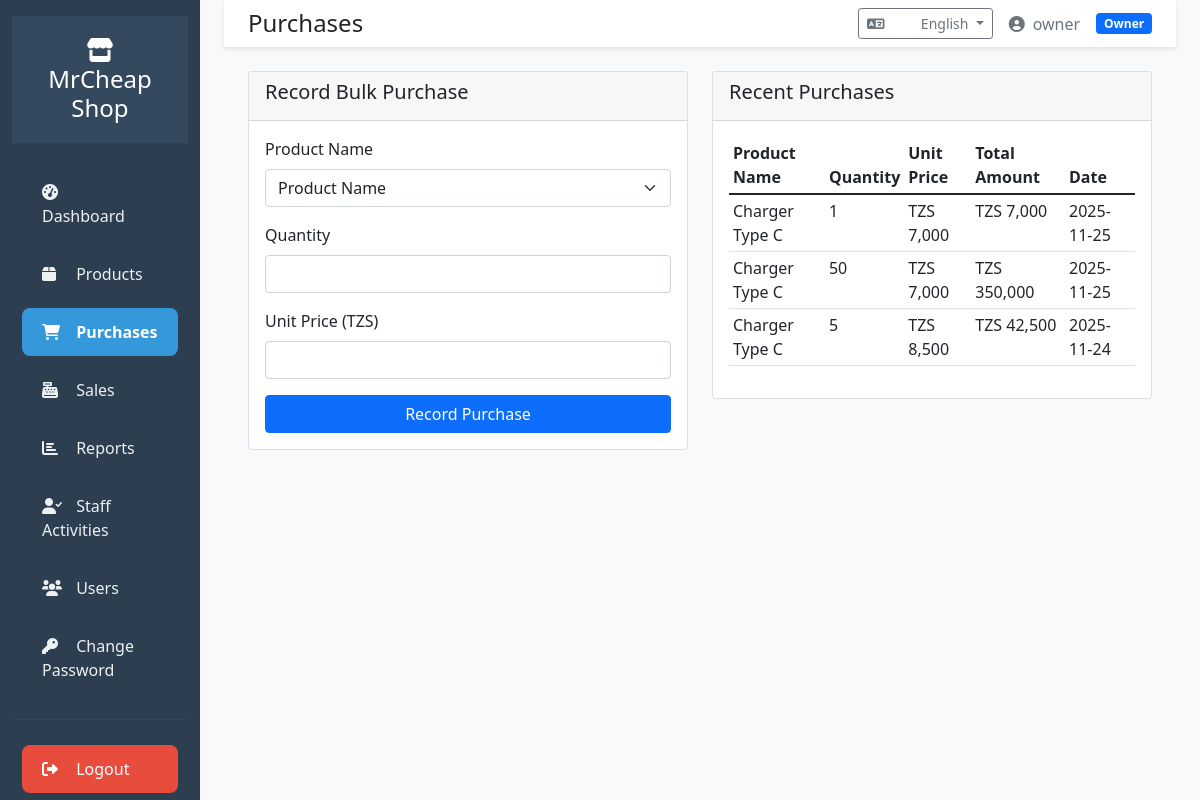
Page /buying (signed in) on the earlier database version.
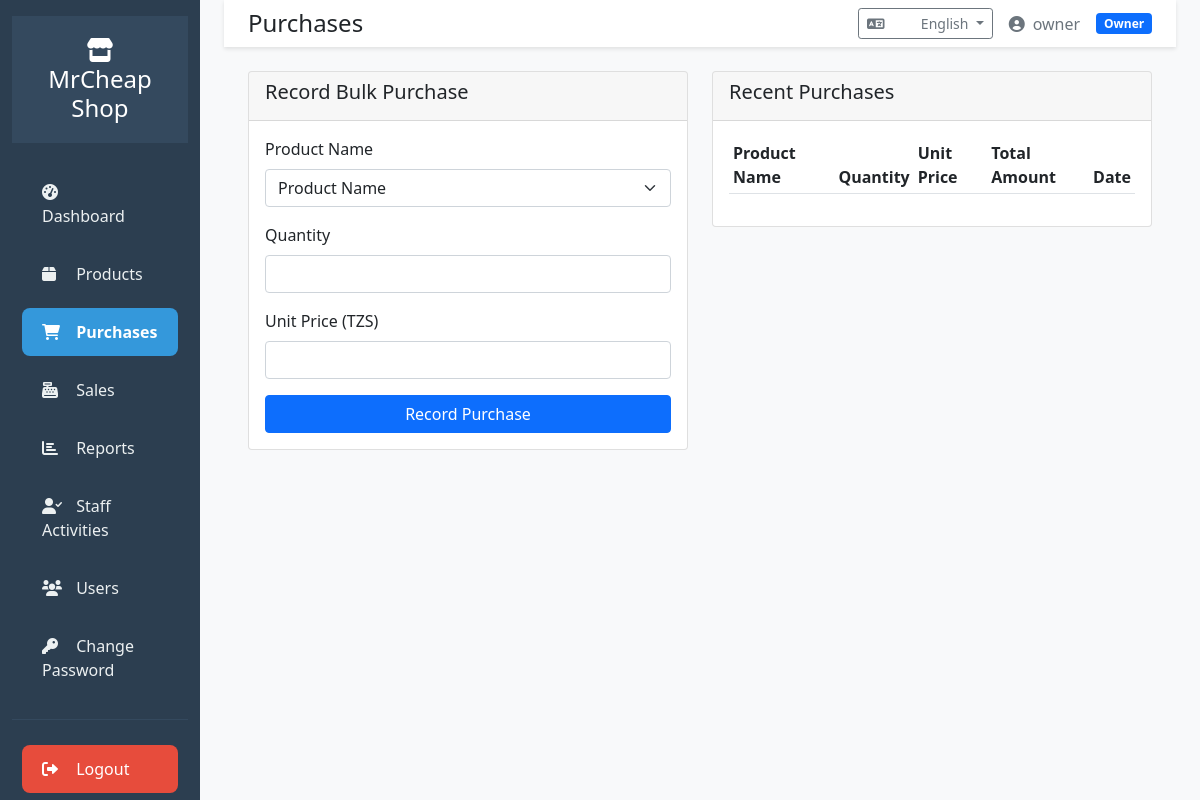
Same page on the later database version.
### app.py (models this page shows)
class Purchase(db.Model):
    id = db.Column(db.Integer, primary_key=True)
    product_id = db.Column(db.Integer, db.ForeignKey('product.id'), nullable=False)
    quantity = db.Column(db.Integer, nullable=False)
    unit_price = db.Column(db.Float, nullable=False)
    total_amount = db.Column(db.Float, nullable=False)
    purchase_date = db.Column(db.DateTime, default=datetime.utcnow)
    user_id = db.Column(db.Integer, db.ForeignKey('user.id'), nullable=False)
    product = db.relationship('Product', backref=db.backref('purchases', lazy=True))

class Product(db.Model):
    id = db.Column(db.Integer, primary_key=True)
    name = db.Column(db.String(100), nullable=False)
    description = db.Column(db.Text)
    purchase_price = db.Column(db.Float, nullable=False)
    selling_price = db.Column(db.Float, nullable=False)
    stock_quantity = db.Column(db.Integer, default=0)
    min_stock = db.Column(db.Integer, default=5)
    created_at = db.Column(db.DateTime, default=datetime.utcnow)

### app.py (the view)
@app.route('/buying')
@login_required
@manager_or_owner_required
def buying():
    products = Product.query.all()
    purchases = Purchase.query.order_by(Purchase.purchase_date.desc()).all()
    return render_template('buying.html', products=products, purchases=purchases)

### app.py (called while the page is built)
@login_manager.user_loader
def load_user(user_id):
    return User.query.get(int(user_id))

@app.before_request
def before_request():
    if 'language' not in session:
        session['language'] = 'en'
    g.language = session['language']
    g.languages = LANGUAGES

def get_text(key):
    return LANGUAGES.get(g.language, {}).get(key, key)

def manager_or_owner_required(f):
    @wraps(f)
    def decorated_function(*args, **kwargs):
        if current_user.role not in ['owner', 'manager']:
            flash(get_text('access_denied') + ' ' + get_text('manager_required'))
            return redirect(url_for('dashboard'))
        return f(*args, **kwargs)
    return decorated_function

def format_currency(amount):
    return "TZS {:,.0f}".format(amount)

@app.context_processor
def utility_processor():
    return dict(format_currency=format_currency, get_text=get_text, current_language=g.language)

### templates/buying.html (shortened to what this page needs)
{% extends "base.html" %}
{% block page_title %}{{ get_text('purchases') }}{% endblock %}
{% block content %}
<div class="row">
    <div class="col-md-6">
        <div class="card">
            <div class="card-header">
                <h5>{{ get_text('record_bulk_purchase') }}</h5>
            </div>
            <div class="card-body">
                <form method="POST" action="{{ url_for('add_purchase') }}">
                    <div class="mb-3">
                        <label class="form-label">{{ get_text('product_name') }}</label>
                        <select class="form-select" name="product_id" required>
                            <option value="">{{ get_text('product_name') }}</option>
                        </select>
                    </div>
                    <div class="mb-3">
                        <label class="form-label">{{ get_text('quantity') }}</label>
                        <input type="number" class="form-control" name="quantity" required min="1">
                    </div>
                    <div class="mb-3">
                        <label class="form-label">{{ get_text('unit_price') }} (TZS)</label>
                        <input type="number" step="0.01" class="form-control" name="unit_price" required>
                    </div>
                    <button type="submit" class="btn btn-primary w-100">{{ get_text('record_purchase') }}</button>
                </form>
            </div>
        </div>
    </div>
    <div class="col-md-6">
        <div class="card">
            <div class="card-header">
                <h5>{{ get_text('recent_purchases') }}</h5>
            </div>
            <div class="card-body">
                <div class="table-responsive">
                    <table class="table table-sm">
                        <thead>
                            <tr>
                                <th>{{ get_text('product_name') }}</th>
                                <th>{{ get_text('quantity') }}</th>
                                <th>{{ get_text('unit_price') }}</th>
                                <th>{{ get_text('total_amount') }}</th>
                                <th>{{ get_text('date') }}</th>
                            </tr>
                        </thead>
                        <tbody>
                            {% for purchase in purchases %}
                            <tr>
                                <td>{{ purchase.product.name }}</td>
                                <td>{{ purchase.quantity }}</td>
                                <td>{{ format_currency(purchase.unit_price) }}</td>
                                <td>{{ format_currency(purchase.total_amount) }}</td>
                                <td>{{ purchase.purchase_date.strftime('%Y-%m-%d') }}</td>
                            </tr>
                            {% endfor %}
                        </tbody>
                    </table>
                </div>
            </div>
        </div>
    </div>
</div>
{% endblock %}

Differences in the rows shown:
removed Purchase: product.name "Charger Type C", quantity "1", unit_price "TZS 7,000", total_amount "TZS 7,000", purchase_date "2025-11-25"
removed Purchase: product.name "Charger Type C", quantity "50", unit_price "TZS 7,000", total_amount "TZS 350,000", purchase_date "2025-11-25"
removed Purchase: product.name "Charger Type C", quantity "5", unit_price "TZS 8,500", total_amount "TZS 42,500", purchase_date "2025-11-24"
